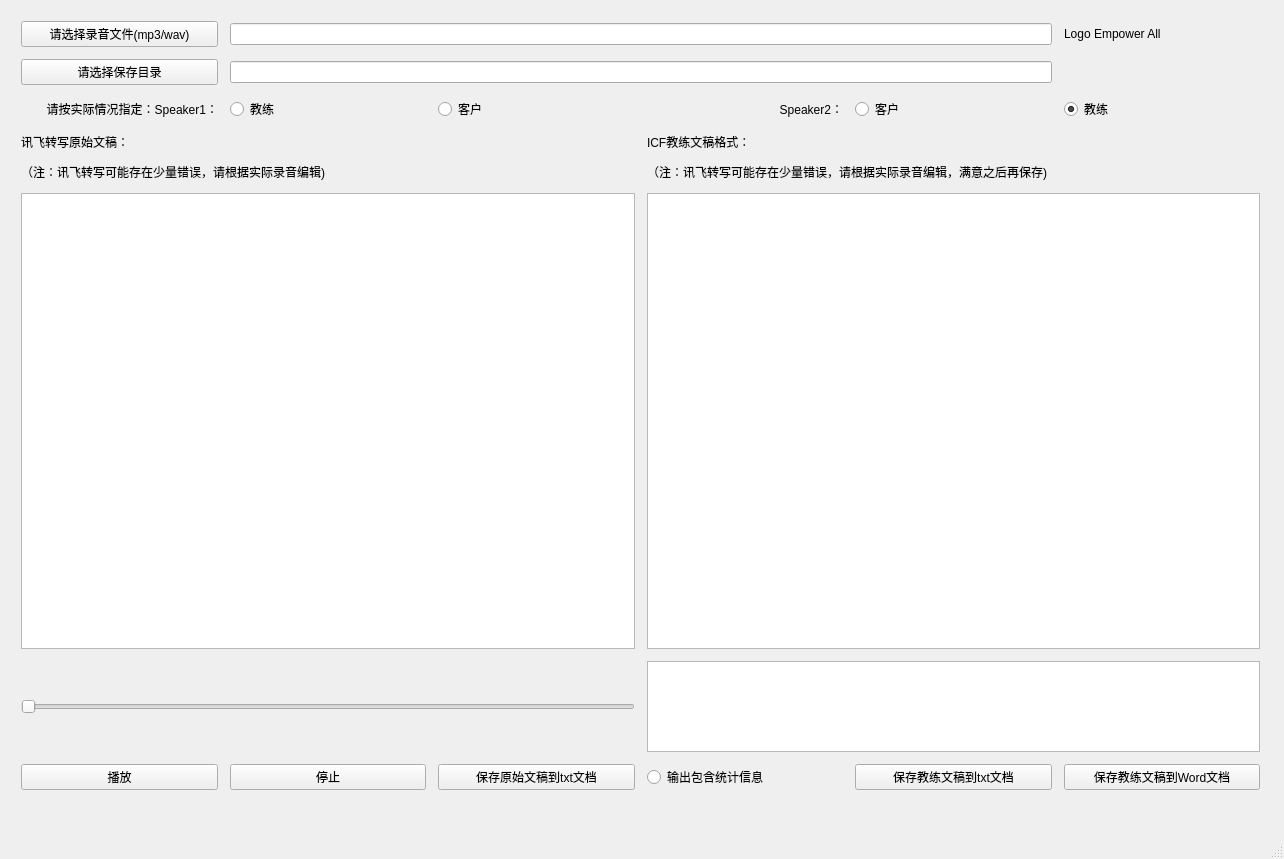
<?xml version="1.0" encoding="UTF-8"?>
<ui version="4.0">
 <class>MainWindow</class>
 <widget class="QMainWindow" name="MainWindow">
  <property name="geometry">
   <rect>
    <x>0</x>
    <y>0</y>
    <width>1284</width>
    <height>859</height>
   </rect>
  </property>
  <property name="windowTitle">
   <string>MainWindow</string>
  </property>
  <widget class="QWidget" name="centralwidget">
   <widget class="QWidget" name="gridLayoutWidget">
    <property name="geometry">
     <rect>
      <x>10</x>
      <y>10</y>
      <width>1261</width>
      <height>791</height>
     </rect>
    </property>
    <layout class="QGridLayout" name="gridLayout" rowstretch="0,0,0,0,0,0,0,10,2,0,0" columnstretch="1,1,1,1,1,1">
     <property name="leftMargin">
      <number>11</number>
     </property>
     <property name="topMargin">
      <number>11</number>
     </property>
     <property name="rightMargin">
      <number>11</number>
     </property>
     <property name="bottomMargin">
      <number>11</number>
     </property>
     <property name="spacing">
      <number>12</number>
     </property>
     <item row="7" column="0" colspan="3">
      <widget class="QTableWidget" name="tableWidget"/>
     </item>
     <item row="2" column="5">
      <widget class="QRadioButton" name="radioButton_4">
       <property name="text">
        <string>教练</string>
       </property>
       <property name="checkable">
        <bool>true</bool>
       </property>
       <property name="checked">
        <bool>true</bool>
       </property>
      </widget>
     </item>
     <item row="0" column="1" colspan="4">
      <widget class="QLineEdit" name="lineEdit_audio_file"/>
     </item>
     <item row="6" column="0" colspan="2">
      <widget class="QLabel" name="label_5">
       <property name="text">
        <string>（注：讯飞转写可能存在少量错误，请根据实际录音编辑)</string>
       </property>
      </widget>
     </item>
     <item row="7" column="3" colspan="3">
      <widget class="QTableWidget" name="tableWidget_2"/>
     </item>
     <item row="8" column="3" colspan="3">
      <widget class="QTableWidget" name="tableWidget_3"/>
     </item>
     <item row="2" column="2">
      <widget class="QRadioButton" name="radioButton_2">
       <property name="text">
        <string>客户</string>
       </property>
      </widget>
     </item>
     <item row="4" column="3">
      <widget class="QLabel" name="label_4">
       <property name="text">
        <string>ICF教练文稿格式：</string>
       </property>
      </widget>
     </item>
     <item row="4" column="0">
      <widget class="QLabel" name="label_3">
       <property name="text">
        <string>讯飞转写原始文稿：</string>
       </property>
      </widget>
     </item>
     <item row="2" column="4">
      <widget class="QRadioButton" name="radioButton_3">
       <property name="text">
        <string>客户</string>
       </property>
       <property name="checkable">
        <bool>true</bool>
       </property>
      </widget>
     </item>
     <item row="2" column="1">
      <widget class="QRadioButton" name="radioButton">
       <property name="text">
        <string>教练</string>
       </property>
       <property name="checked">
        <bool>false</bool>
       </property>
      </widget>
     </item>
     <item row="0" column="0">
      <widget class="QPushButton" name="btn_locate_audio_file">
       <property name="text">
        <string>请选择录音文件(mp3/wav)</string>
       </property>
      </widget>
     </item>
     <item row="1" column="1" colspan="4">
      <widget class="QLineEdit" name="lineEdit_output_path"/>
     </item>
     <item row="0" column="5">
      <widget class="QLabel" name="label_7">
       <property name="text">
        <string>Logo Empower All</string>
       </property>
      </widget>
     </item>
     <item row="1" column="0">
      <widget class="QPushButton" name="btn_locate_output_path">
       <property name="text">
        <string>请选择保存目录</string>
       </property>
      </widget>
     </item>
     <item row="2" column="3">
      <widget class="QLabel" name="label_2">
       <property name="text">
        <string>Speaker2：</string>
       </property>
       <property name="alignment">
        <set>Qt::AlignRight|Qt::AlignTrailing|Qt::AlignVCenter</set>
       </property>
      </widget>
     </item>
     <item row="2" column="0">
      <widget class="QLabel" name="label">
       <property name="layoutDirection">
        <enum>Qt::LeftToRight</enum>
       </property>
       <property name="text">
        <string>请按实际情况指定：Speaker1：</string>
       </property>
       <property name="alignment">
        <set>Qt::AlignRight|Qt::AlignTrailing|Qt::AlignVCenter</set>
       </property>
      </widget>
     </item>
     <item row="6" column="3" colspan="2">
      <widget class="QLabel" name="label_6">
       <property name="text">
        <string>（注：讯飞转写可能存在少量错误，请根据实际录音编辑，满意之后再保存)</string>
       </property>
      </widget>
     </item>
     <item row="9" column="1">
      <widget class="QPushButton" name="btn_stop">
       <property name="text">
        <string>停止</string>
       </property>
      </widget>
     </item>
     <item row="8" column="0" colspan="3">
      <widget class="QSlider" name="horizontalSlider">
       <property name="orientation">
        <enum>Qt::Horizontal</enum>
       </property>
      </widget>
     </item>
     <item row="9" column="0">
      <widget class="QPushButton" name="btn_play_audio">
       <property name="text">
        <string>播放</string>
       </property>
      </widget>
     </item>
     <item row="9" column="2">
      <widget class="QPushButton" name="btn_save_raw_to_txt">
       <property name="text">
        <string>保存原始文稿到txt文档</string>
       </property>
      </widget>
     </item>
     <item row="9" column="5">
      <widget class="QPushButton" name="btn_save_icf_to_word">
       <property name="text">
        <string>保存教练文稿到Word文档</string>
       </property>
      </widget>
     </item>
     <item row="9" column="4">
      <widget class="QPushButton" name="btn_save_icf_to_txt">
       <property name="text">
        <string>保存教练文稿到txt文档</string>
       </property>
      </widget>
     </item>
     <item row="9" column="3">
      <widget class="QRadioButton" name="radioButton_5">
       <property name="text">
        <string>输出包含统计信息</string>
       </property>
      </widget>
     </item>
    </layout>
   </widget>
  </widget>
  <widget class="QMenuBar" name="menubar">
   <property name="geometry">
    <rect>
     <x>0</x>
     <y>0</y>
     <width>1284</width>
     <height>23</height>
    </rect>
   </property>
  </widget>
  <widget class="QStatusBar" name="statusbar"/>
 </widget>
 <resources/>
 <connections>
  <connection>
   <sender>radioButton</sender>
   <signal>toggled(bool)</signal>
   <receiver>radioButton_2</receiver>
   <slot>setChecked(bool)</slot>
   <hints>
    <hint type="sourcelabel">
     <x>185</x>
     <y>150</y>
    </hint>
    <hint type="destinationlabel">
     <x>266</x>
     <y>151</y>
    </hint>
   </hints>
  </connection>
 </connections>
</ui>
